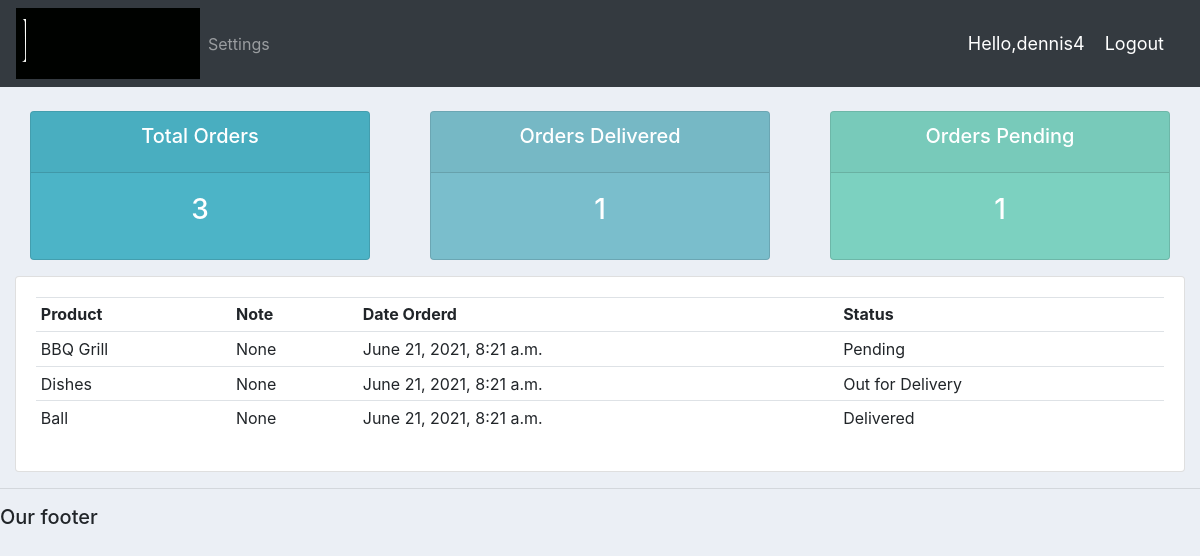
The app's page /user/ (signed in) with its own data.
### accounts/models.py (models this page shows, shortened)
class Order(models.Model):
    STATUS = (
        ('Pending', 'Pending'),
        ('Out for Delivery', 'Out for Delivery'),
        ('Delivered', 'Delivered'),
        )
    customer =  models.ForeignKey(Customer, null=True, on_delete= models.SET_NULL) #we remove this order's customer,this will remain in the database with a no value for customer
    product = models.ForeignKey(Product, null=True, on_delete= models.SET_NULL) #same,and then migrate
    date_created = models.DateTimeField(auto_now_add=True, null=True)
    status = models.CharField(max_length=200, null=True, choices=STATUS)
    note = models.CharField(max_length=1000, null=True)

class Product(models.Model):
    CATEGORY = (
        ('Indoor', 'Indoor'),
        ('Out Door', 'Out Door'),
        )
    name = models.CharField(max_length=200, null=True)
    price = models.FloatField(null=True)
    category = models.CharField(max_length=200, null=True, choices=CATEGORY)
    description = models.CharField(max_length=200, null=True, blank=True)
    date_created = models.DateTimeField(auto_now_add=True, null=True)
    tags = models.ManyToManyField(Tag)
    def __str__(self):
        return self.name

### accounts/decorators.py (the view)
        def  wrapper_func(request, *args, **kwargs):
            group = None
            if request.user.groups.exists():
                group = request.user.groups.all()[0].name
            if group in allowed_roles:
                return view_func(request, *args, **kwargs)
            else:
                return HttpResponse('You are not authorized to view this page')

### accounts/views.py (called while the page is built)
@login_required(login_url='login')
@allowed_users(allowed_roles=['customer'])
def userPage(request):
    orders = request.user.customer.order_set.all()
    total_orders = orders.count()
    delivered = orders.filter(status='Delivered').count()
    pending = orders.filter(status='Pending').count()
    context = {'orders':orders, 'total_orders':total_orders, 'delivered':delivered, 'pending':pending}
    return render(request, 'accounts/user.html', context)

### accounts/templates/accounts/user.html
{% extends 'accounts/main.html' %}
{% block content %}
{% include 'accounts/status.html' %}
<div class="row">
    <div class="col-md">
        <div class="card card-body">
            <table class="table table-sm">
                <tr>
                    <th>Product</th>
                    <th>Note</th>
                    <th>Date Orderd</th>
                    <th>Status</th>
                </tr>
                {% for order in orders %}
                <tr>
                    <td>{{order.product}}</td>
                    <td>{{order.note}}</td>
                    <td>{{order.date_created}}</td>
                    <td>{{order.status}}</td>
                </tr>
                {% endfor %}
            </table>
        </div>
    </div>
</div>
{% endblock content %}

### accounts/templates/accounts/navbar.html (shortened to what this page needs)
{% load static %}
<nav class="navbar navbar-expand-lg navbar-dark bg-dark">
  <img src="{% static 'images/hope.gif' %}">
  <div class="collapse navbar-collapse" id="navbarNav">
    <ul class="navbar-nav">
      {% if request.user.is_staff %}
      <li class="nav-item active">
        <a class="nav-link" href="{% url 'home' %}">Dashboard</a>
      </li>
      <li class="nav-item">
        <a class="nav-link" href="{% url 'products' %}">Products</a>
      </li>
      {% else %}
      <li class="nav-item">
        <a class="nav-link" href="{% url 'account' %}">Settings</a>
      </li>
      {% endif %}
    </ul>
  </div>
  <span class="hello-msg">Hello,{{request.user}}</span>
  <span ><a class="hello-msg" href="{% url 'logout' %}">Logout</a></span>
</nav>

### static/css/main.css (style rules this page uses)
body { background-color: #ebeff5; }

### accounts/templates/accounts/navbar.html (style rules this page uses)
.hello-msg { font-size: 18px; color: #fff; margin-right: 20px; }

### records on screen
Order: product "BBQ Grill", note "None", date_created "June 21, 2021, 8:21 a.m.", status "Pending"
Order: product "Dishes", note "None", date_created "June 21, 2021, 8:21 a.m.", status "Out for Delivery"
Order: product "Ball", note "None", date_created "June 21, 2021, 8:21 a.m.", status "Delivered"

### other values on screen
{{ request.user }} "dennis4"
{{ total_orders }} "3"
{{ delivered }} "1"
{{ pending }} "1"
